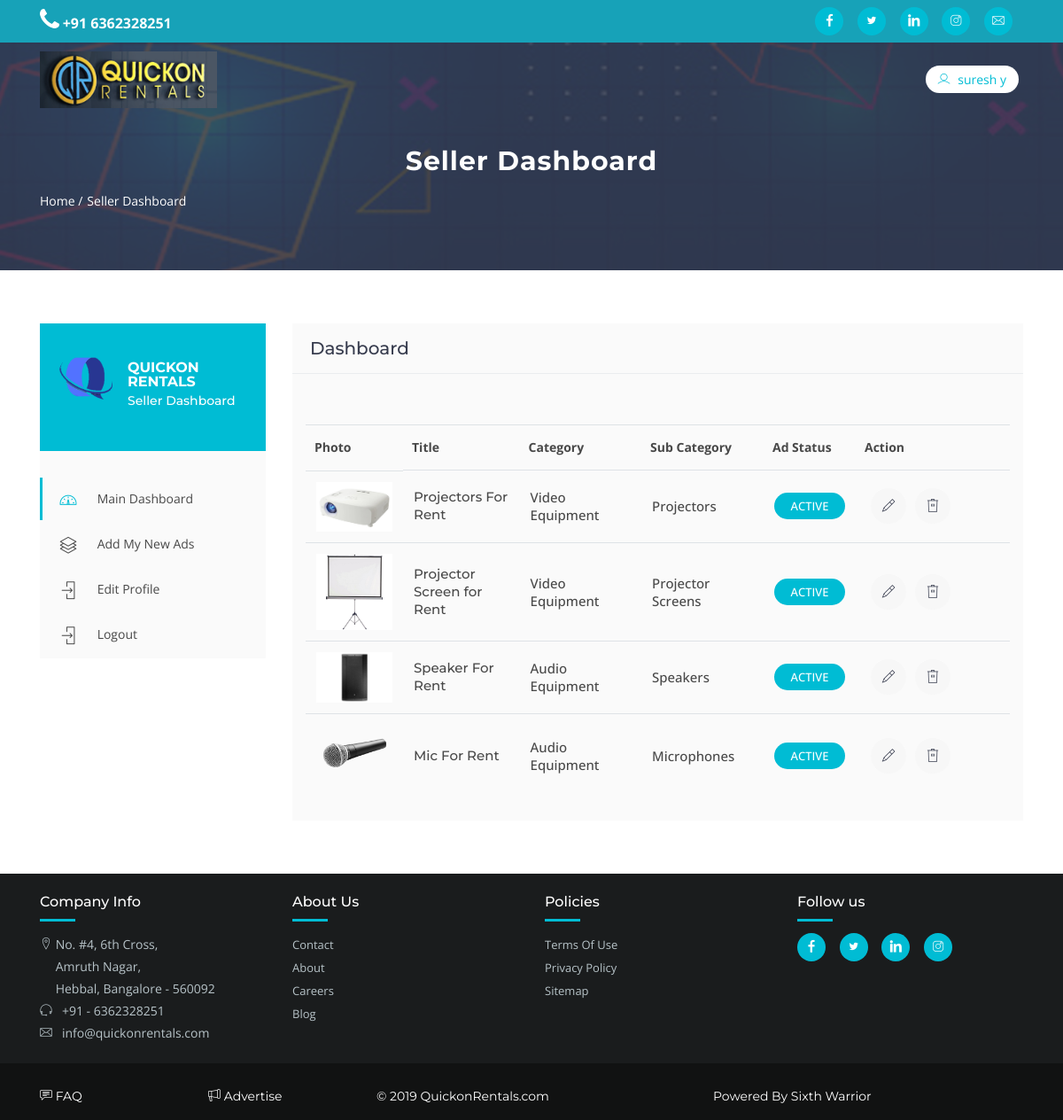
/seller-dashboard.php (signed in), run on the app's committed database.
### tables this page shows
CREATE TABLE `sellers` (
  `id` bigint(20) UNSIGNED NOT NULL,
  `bname` text NOT NULL,
  `email` text NOT NULL,
  `phone` text NOT NULL,
  `aphone` text NOT NULL,
  `estab` date NOT NULL,
  `location` text NOT NULL,
  `address` text NOT NULL,
  `website` text NOT NULL,
  `gstin` text NOT NULL,
  `plan` text NOT NULL,
  `image` text NOT NULL,
  `users_id` bigint(20) UNSIGNED NOT NULL
);

CREATE TABLE `ads` (
  `id` bigint(20) UNSIGNED NOT NULL,
  `title` text NOT NULL,
  `category` text NOT NULL,
  `sub_category` text NOT NULL,
  `location` text NOT NULL,
  `details` text NOT NULL,
  `image` text NOT NULL,
  `status` varchar(25) NOT NULL DEFAULT 'active',
  `verified` varchar(15) NOT NULL DEFAULT 'not',
  `sellers_id` bigint(20) UNSIGNED NOT NULL,
  `users_id` bigint(20) UNSIGNED NOT NULL
);

### seller-dashboard.php (the view, shortened to what this page needs)
<?php
    include("conn.php");
    if(isset($_SESSION['id'])) {
        $users_id = $_SESSION['id'];
        $sellerQ = "SELECT * FROM sellers WHERE users_id='$users_id' ";
        $result = mysqli_query($db,$sellerQ);
        $row = mysqli_fetch_array($result, MYSQLI_ASSOC);
        if($_SESSION['user_type']==2){
            $adQ = "SELECT * FROM ads WHERE users_id='$users_id' ";
            $adResult = mysqli_query($db,$adQ);
            $catArr = [];
            $catQ = "SELECT * FROM category";
            $catResult = mysqli_query($db,$catQ);
            while($catRow = mysqli_fetch_array($catResult, MYSQLI_ASSOC)){
                $ind = $catRow['id'];
                $catArr[$ind] = $catRow['category'];
            }
            $subCatArr = [];
            $subCatQ = "SELECT * FROM subcategory";
            $subCatResult = mysqli_query($db,$subCatQ);
            while($subCatRow = mysqli_fetch_array($subCatResult, MYSQLI_ASSOC)){
                $ind = $subCatRow['id'];
                $subCatArr[$ind] = $subCatRow['subcategory'];
            }
        }
        else if($_SESSION['user_type']==1) header("Location: /admin-dashboard.php");
    }
    else header("Location: /index.php");
    include("header.php");
?>
<div class="page-header" style="background: url(assets/img/banner1.jpg);">
   <div class="container">
      <div class="row">
         <div class="col-md-12">
            <div class="breadcrumb-wrapper">
               <h2 class="product-title">Seller Dashboard</h2>
               <ol class="breadcrumb">
                  <li><a href="/index.php">Home /</a></li>
                  <li class="current">Seller Dashboard</li>
               </ol>
            </div>
         </div>
      </div>
   </div>
</div>
<div id="content" class="section-padding">
   <div class="container">
      <div class="row">
         <div class="col-sm-12 col-md-4 col-lg-3 page-sidebar">
            <aside>
            	<div class="sidebar-box">
  <div class="user">
     <figure>
        <a href="#"><img src="./user_images/<?= $row['image']; ?>" width="64px" height="64px" alt=""></a>
     </figure>
     <div class="usercontent">
        <h3><?= $row['bname']; ?></h3>
        <h4>Seller Dashboard</h4>
     </div>
  </div>
  <nav class="navdashboard">
     <ul>
        <li>
           <a class="active" href="seller-dashboard.php">
           <i class="lni-dashboard"></i>
           <span>Main Dashboard</span>
           </a>
        </li>
        <li>
           <a href="seller-new-post-upload.php">
           <i class="lni-layers"></i>
           <span>Add My New Ads</span>
           </a>
        </li>
        <li>
                      <a href="seller-edit-profile.php?id=<?= $row['users_id']; ?>">
           <i class="lni-enter"></i>
           <span>Edit Profile</span>
           </a>
        </li>
        <li>
           <a href="./logout.php">
           <i class="lni-enter"></i>
           <span>Logout</span>
           </a>
        </li>
     </ul>
  </nav>
</div>            </aside>
         </div>
         <div class="col-sm-12 col-md-8 col-lg-9">
            <div class="page-content">
               <div class="inner-box">
                  <div class="dashboard-box">
                     <h2 class="dashbord-title">Dashboard</h2>
                  </div>
                  <div class="dashboard-wrapper">
                     <div class="dashboard-sections">
                     </div>
                     <table class="table table-responsive dashboardtable tablemyads">
                        <thead>
                           <tr>
                              <th>Photo</th>
                              <th>Title</th>
                              <th>Category</th>
                              <th>Sub Category</th>
                              <th>Ad Status</th>
                              <th>Action</th>
                           </tr>
                        </thead>
                        <?php
                            if(mysqli_num_rows($adResult)==0){
                                echo("
                                    <tbody>
                                        <tr data-category=\"inactive\">
                                            <td>No Product</td>
                                        </tr>
                                    </tbody>
                                ");
                            }
                            else{
                                echo("<tbody>");
                                while($adRow = mysqli_fetch_array($adResult, MYSQLI_ASSOC)){
                                    $catInd = $adRow['category'];
                                    $subCatInd = $adRow['sub_category'];
                                    if($adRow['status']=="active") $adstatus = "
                                        <td data-title=\"Ad Status\">
                                            <a href=\"./seller-product-update-status.php?id=$adRow[id]&type=INACT\">
                                                <span class=\"adstatus adstatusactive\">active</span>
                                            </a>
                                        </td>";
                                    echo("
                                    <tr data-category=\"active\">
		                              <!--<td>
		                                 <div class=\"custom-control custom-checkbox\">
		                                    <input type=\"checkbox\" class=\"custom-control-input\" id=\"adone\">
		                                    <label class=\"custom-control-label\" for=\"adone\"></label>
		                                 </div>
		                              </td>-->
		                              <td class=\"photo\"><img class=\"img-fluid\"
			                              		src=\"./post_images/$adRow[image]\" alt=\"\"></td>
		                              <td data-title=\"Title\">
		                                 <h3>$adRow[title]</h3>
		                                 <span>$adRow[details]</span>
		                              </td>
		                              <td data-title=\"Category\"><span class=\"adcategories\">$catArr[$catInd]</span></td>
		                              <td data-title=\"SubCategory\">
		                              	<span class=\"adcategories\">$subCatArr[$subCatInd]</span>
		                              </td>
		                              $adstatus
		                              <td data-title=\"Action\">
		                                 <div class=\"btns-actions\">
		                                   <a class=\"btn-action btn-edit\" href=\"./seller-edit-post.php?id=$adRow[id]\"><i class=\"lni-pencil\"></i></a>
		                                    <a class=\"btn-action btn-delete\" href=\"./product-delete.php?id=$adRow[id]\"><i class=\"lni-trash\"></i></a>
		                                 </div>
		                              </td>
		                           </tr>
                                ");
                                }
                                echo("</tbody>");
                            }
                         ?>
                     </table>
                  </div>
               </div>
            </div>
         </div>
      </div>
   </div>
</div>
<?php
    include("footer.php");
?>

### data on the page
sellers: image (picture), bname "QUICKON RENTALS"
ads: image (picture), title "Projectors For Rent", category "Video Equipment", sub_category "Projectors"
ads: image (picture), title "Projector Screen for Rent", category "Video Equipment", sub_category "Projector Screens"
ads: image (picture), title "Speaker For Rent", category "Audio Equipment", sub_category "Speakers"
ads: image (picture), title "Mic For Rent", category "Audio Equipment", sub_category "Microphones"

### other printed values
$_SESSION[fname] "suresh"
$_SESSION[lname] "y"
